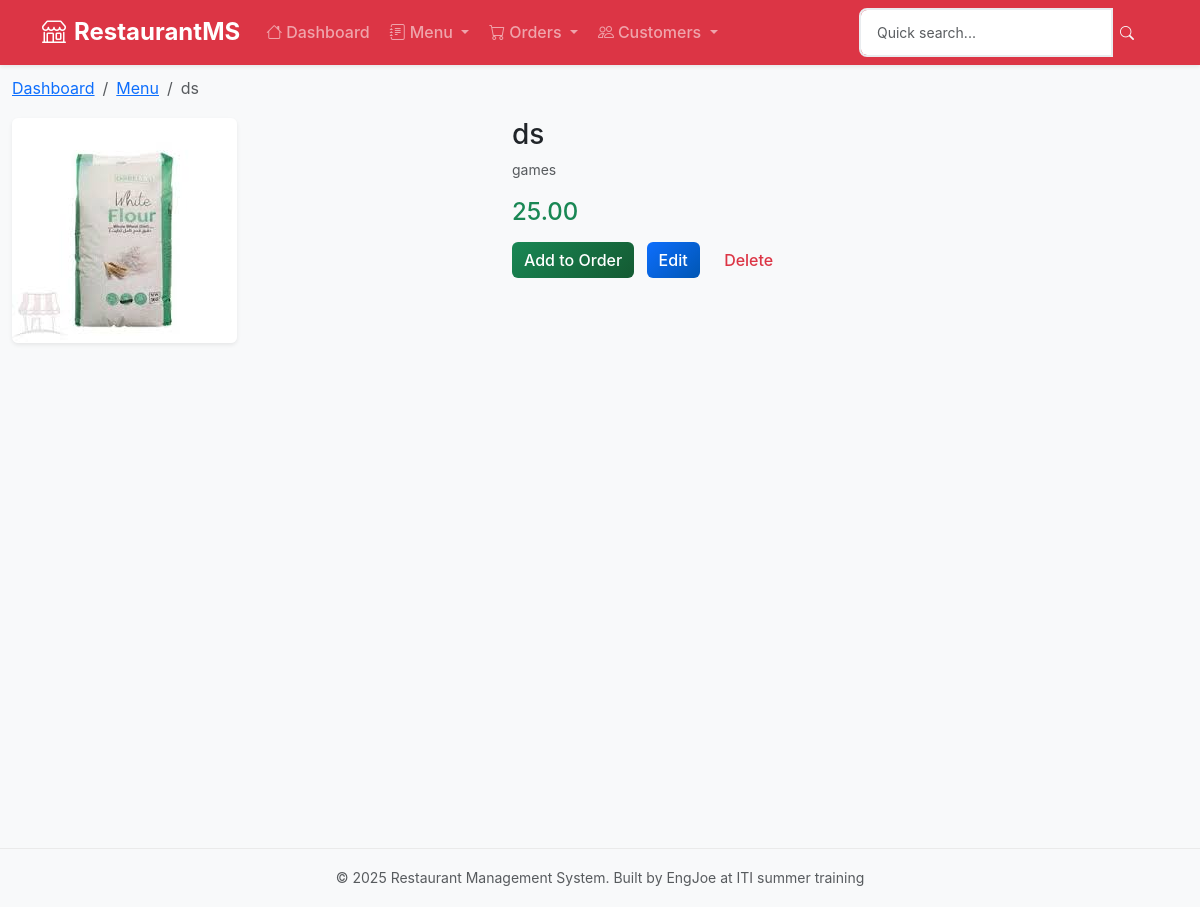
The page /menu/item/5/ on the database its author committed.
### menu/models.py (models this page shows, shortened)
class Item(models.Model):
    name = models.CharField(max_length=200)
    description = models.TextField(blank=True)
    price = models.DecimalField(max_digits=10, decimal_places=2)
    category = models.ForeignKey(Category, on_delete=models.CASCADE, related_name='items')
    image = models.ImageField(upload_to='menu_items/', blank=True, null=True)
    is_available = models.BooleanField(default=True)
    created_at = models.DateTimeField(auto_now_add=True)
    updated_at = models.DateTimeField(auto_now=True)

class Category(models.Model):
    name = models.CharField(max_length=100)
    description = models.TextField(blank=True)
    created_at = models.DateTimeField(auto_now_add=True)
    class Meta:
        verbose_name_plural = "Categories"

### menu/views.py (the view)
# urls.py: path('item/<int:pk>/', views.ItemDetailView.as_view(), name='item_detail'),
class ItemDetailView(DetailView):
    model = Item
    template_name = 'menu/item_detail.html'
    context_object_name = 'item'

### menu/templates/menu/item_detail.html (shortened to what this page needs)
{% extends 'base.html' %}
{% load crispy_forms_tags %}
{% block breadcrumb %}
    <nav aria-label="breadcrumb">
        <ol class="breadcrumb mb-3">
            <li class="breadcrumb-item">
                <a href="{% url 'dashboard' %}">Dashboard</a>
            </li>
            <li class="breadcrumb-item">
                <a href="{% url 'menu:item_list' %}">Menu</a>
            </li>
            <li class="breadcrumb-item active">{{ item.name }}</li>
        </ol>
    </nav>
{% endblock %}
{% block content %}
    <div class="row">
        <div class="col-md-5">
            {% if item.image %}
                <img src="{{ item.image.url }}"
                     class="img-fluid rounded shadow-sm"
                     alt="{{ item.name }}">
            {% else %}
                <div class="border rounded p-5 text-center text-muted">No image</div>
            {% endif %}
        </div>
        <div class="col-md-7">
            <h3>{{ item.name }}</h3>
            <p class="text-muted small">{{ item.category.name }}</p>
            <h4 class="text-success">{{ item.price }}</h4>
            <div class="mt-3">
                <a href="{% url 'orders:quick_create' %}?item={{ item.pk }}"
                   class="btn btn-success me-2">Add to Order</a>
                <a href="{% url 'menu:item_edit' item.pk %}"
                   class="btn btn-primary me-2">Edit</a>
                <a href="{% url 'menu:item_delete' item.pk %}"
                   class="btn btn-outline-danger">Delete</a>
            </div>
        </div>
    </div>
{% endblock %}

### static/css/custom.css (style rules this page uses)
:root { --primary-color: #0d6efd; --secondary-color: #6c757d; --success-color: #198754; --warning-color: #ffc107; --danger-color: #dc3545; --info-color: #0dcaf0; --light-color: #f8f9fa; --dark-color: #212529; --border-radius: 0.5rem; --box-shadow: 0 0.125rem 0.25rem rgba(0, 0, 0, 0.075); --box-shadow-lg: 0 0.5rem 1rem rgba(0, 0, 0, 0.15); --transition: all 0.3s ease-in-out; }
* { box-sizing: border-box; }
body { font-family: 'Inter', -apple-system, BlinkMacSystemFont, 'Segoe UI', Roboto, sans-serif; background-color: #f8f9fa; line-height: 1.6; }
.btn { border-radius: 0.375rem; font-weight: 500; transition: var(--transition); border: none; }
.btn-primary { background: linear-gradient(135deg, #0d6efd, #0056b3); }
.btn-success { background: linear-gradient(135deg, #198754, #145a32); }

### templates/base.html (style rules this page uses)
:root { --primary-color: #dc3545; --secondary-color: #6c757d; --success-color: #198754; --warning-color: #ffc107; --danger-color: #dc3545; --info-color: #0dcaf0; }
.btn-primary, .bg-primary { background-color: var(--primary-color) !important; border-color: var(--primary-color) !important; }

### rows shown on the page
Item: name "ds", image (picture), category.name "games", price "25.00"
